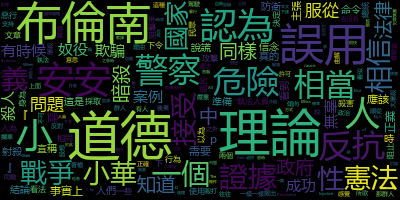

Recreate this plot in Python.
import jieba
from collections import Counter
from wordcloud import WordCloud
import matplotlib.pyplot as plt

jieba.set_dictionary("dictionary/dict.txt.big.txt")
jieba.load_userdict("dictionary/user_dict_test.txt")
with open('dictionary/stopWord_cloudmod.txt','r',encoding='utf-8-sig') as f:
    stops = f.read().split("\n")


text = open('news1.txt', "r",encoding="utf-8").read()  
bw = jieba.cut(text, cut_all=False)


word_list = []
for word in bw:
    if word not in stops:
        word_list.append(word)

diction = Counter(word_list)
# print(diction)
# print("|".join(word_list))



font = 'msyh.ttc'  
#mask = np.array(Image.open("heart.png"))  #設定文字雲形狀 
wordcloud = WordCloud(font_path=font) 
#wordcloud = WordCloud(background_color="white",mask=mask,font_path=font)  #背景顏色預設黑色,改為白色 
wordcloud.generate_from_frequencies(frequencies=diction)  #產生文字雲


plt.figure(figsize=(6,6))
plt.imshow(wordcloud)
plt.axis("off")
plt.show()

wordcloud.to_file("news_Wordcloud.png")
